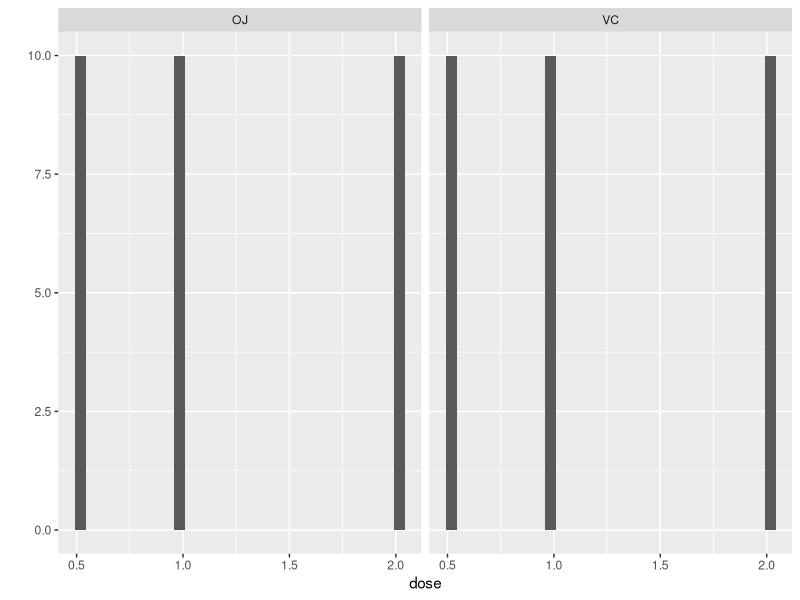
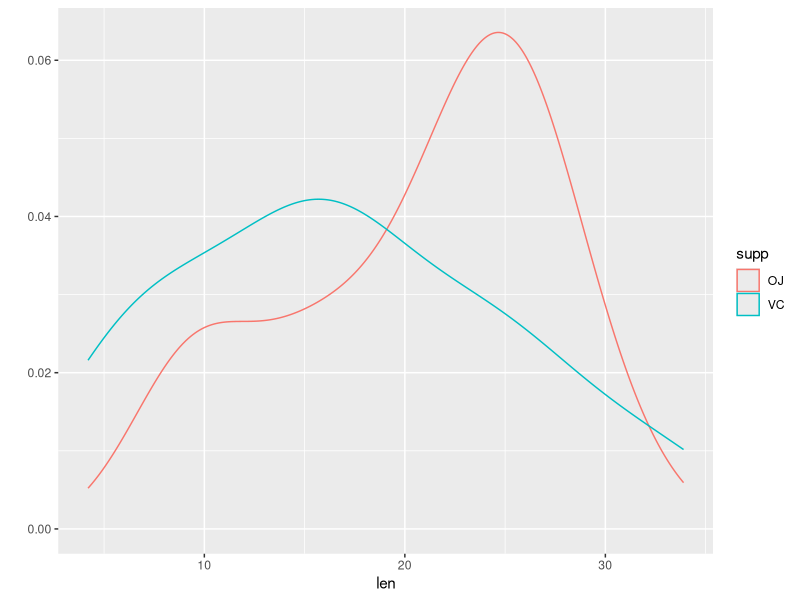

R code for these plots, in order:
## ---- chunk 1
library(datasets)
library(reshape2)
library(dplyr, warn.conflicts = F)
library(ggplot2)
data <- ToothGrowth
## ---- chunk 2
qplot(dose, data = data, bin= .3, 
      facets= .~supp, 
      title = "Distribution per supplement of dosage")
## ---- chunk 3
qplot(len, data = data, geom = "density", col = supp, tittle = "Distribution per supplement of lenght") 
## ---- chunk 4
data %>%
        melt() %>%
        group_by(variable) %>%
        summarise(Mean = mean(value), SD = sd(value), Variance = var(value), n = n() ) %>%
        print    
## ---- chunk 5
data %>%
        melt() %>%
        group_by(variable, supp ) %>%
        summarise(Mean = mean(value), SD = sd(value), Variance = var(value), n = n() ) %>%
        print  
